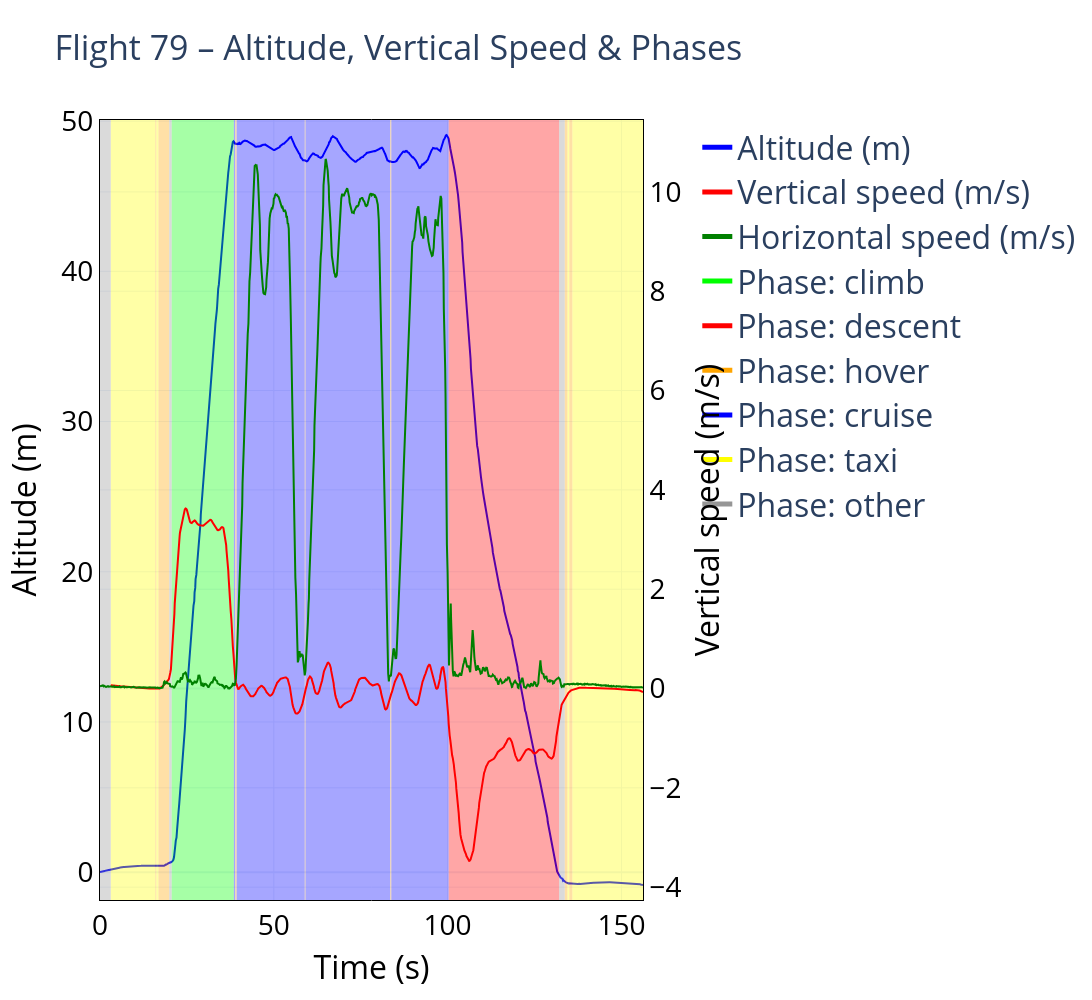

Notebook source saved alongside this figure:
### Markdown cell above
### Visualize different phase of flight with Line graph

### Code cell
flight_id = 79

d = df[df["flight"] == flight_id].copy()

# ------------------ Define colors for phases ------------------
phase_colors = {
    "climb":   "rgba(0,255,0,0.35)",      # light green
    "descent": "rgba(255,0,0,0.35)",      # light red
    "hover":   "rgba(255,165,0,0.35)",    # light orange
    "cruise":  "rgba(0,0,255,0.35)",      # light blue
    "taxi":    "rgba(255,255,0,0.35)",    # light yellow
    "other":   "rgba(150,150,150,0.35)"   # light gray
}

# ------------------ Build customdata for hover ------------------
customdata = np.stack((
    d["altitude_measured"],
    d["vz_from_alt"],
    d["horizontal_speed"],
    d["phase"]
), axis=-1)

fig = plot_flight_altitude_speed(
    d,
    customdata=customdata,
    phase_colors=phase_colors,
    flight_id=flight_id,
    show=True
)

# Layout for size, fonts, margins
fig.update_layout(
    width=2000,
    height=1000,
    font=dict(size=28),
    title_font=dict(size=34),
    legend=dict(font=dict(size=32),itemsizing='constant'),
    margin=dict(l=100, r=100, t=120, b=100)
)

# Darker text for title, axes, legend


# 👉 Make axes lines and tick labels dark, without changing background/grid
fig.update_xaxes(
    title_font=dict(size=32, color="black"),
    tickfont=dict(size=28, color="black"),
    linecolor="black",
    mirror=True
)

fig.update_yaxes(
    title_font=dict(size=32, color="black"),
    tickfont=dict(size=28, color="black"),
    linecolor="black",
    mirror=True
)
for tr in fig.data:
    if isinstance(tr.name, str) and tr.name.startswith("Phase:"):
        tr.showlegend = False

# 2) Define opaque colors just for the legend
legend_phase_colors = {
    "climb":   "rgba(0,255,0,1)",
    "descent": "rgba(255,0,0,1)",
    "hover":   "rgba(255,165,0,1)",
    "cruise":  "rgba(0,0,255,1)",
    "taxi":    "rgba(255,255,0,1)",
    "other":   "rgba(150,150,150,1)",
}

# 3) Add dummy traces that only appear in the legend
for phase, color in legend_phase_colors.items():
    fig.add_trace(
        go.Scatter(
            x=[None], y=[None],          # nothing drawn on the graph
            mode="lines",
            line=dict(color=color, width=8),
            name=f"Phase: {phase}",
            showlegend=True,
        )
    )

# Export for PPT
fig.write_image("phase_segmentation_79_1.svg")
# or:
# fig.write_image("phase_segmentation_79.png", scale=3)
fig.show()

### Figure 1 — Plotly figure (JSON) as saved in the notebook; plotly's stock layout.template omitted (floating-point values rounded to 4 significant figures; data arrays with more than 128 entries replaced by an {"elided": "..."} marker saying what was removed)
{"data": [{"customdata": {"elided": "1043x4 mixed values"}, "hovertemplate": "Time: %{x:.2f} s<br>Altitude: %{customdata[0]:.2f} m<br>Vertical speed: %{customdata[1]:.2f} m/s<br>Horizontal speed: %{customdata[2]:.2f} m/s<br>Phase: %{customdata[3]}<extra></extra>", "line": {"color": "blue", "width": 2}, "mode": "lines", "name": "Altitude (m)", "type": "scatter", "x": {"elided": "1043 float values"}, "y": {"elided": "1043 float values"}}, {"customdata": {"elided": "1043x4 mixed values"}, "hovertemplate": "Time: %{x:.2f} s<br>Altitude: %{customdata[0]:.2f} m<br>Vertical speed: %{customdata[1]:.2f} m/s<br>Horizontal speed: %{customdata[2]:.2f} m/s<br>Phase: %{customdata[3]}<extra></extra>", "line": {"color": "red", "width": 2}, "mode": "lines", "name": "Vertical speed (m/s)", "type": "scatter", "x": {"elided": "1043 float values"}, "y": {"elided": "1043 float values"}, "yaxis": "y2"}, {"customdata": {"elided": "1043x4 mixed values"}, "hovertemplate": "Time: %{x:.2f} s<br>Altitude: %{customdata[0]:.2f} m<br>Vertical speed: %{customdata[1]:.2f} m/s<br>Horizontal speed: %{customdata[2]:.2f} m/s<br>Phase: %{customdata[3]}<extra></extra>", "line": {"color": "green", "width": 2}, "mode": "lines", "name": "Horizontal speed (m/s)", "type": "scatter", "x": {"elided": "1043 float values"}, "y": {"elided": "1043 float values"}, "yaxis": "y2"}, {"fill": "toself", "fillcolor": "rgba(0,255,0,0.35)", "hoverinfo": "skip", "line": {"width": 0}, "mode": "lines", "name": "Phase: climb", "showlegend": false, "type": "scatter", "x": {"elided": "714 float values"}, "y": {"elided": "714 float values"}}, {"fill": "toself", "fillcolor": "rgba(255,0,0,0.35)", "hoverinfo": "skip", "line": {"width": 0}, "mode": "lines", "name": "Phase: descent", "showlegend": false, "type": "scatter", "x": {"elided": "1272 float values"}, "y": {"elided": "1272 float values"}}, {"fill": "toself", "fillcolor": "rgba(255,165,0,0.35)", "hoverinfo": "skip", "line": {"width": 0}, "mode": "lines", "name": "Phase: hover", "showlegend": false, "type": "scatter", "x": {"elided": "234 float values"}, "y": {"elided": "234 float values"}}, {"fill": "toself", "fillcolor": "rgba(0,0,255,0.35)", "hoverinfo": "skip", "line": {"width": 0}, "mode": "lines", "name": "Phase: cruise", "showlegend": false, "type": "scatter", "x": {"elided": "2442 float values"}, "y": {"elided": "2442 float values"}}, {"fill": "toself", "fillcolor": "rgba(255,255,0,0.35)", "hoverinfo": "skip", "line": {"width": 0}, "mode": "lines", "name": "Phase: taxi", "showlegend": false, "type": "scatter", "x": {"elided": "1368 float values"}, "y": {"elided": "1368 float values"}}, {"fill": "toself", "fillcolor": "rgba(150,150,150,0.35)", "hoverinfo": "skip", "line": {"width": 0}, "mode": "lines", "name": "Phase: other", "showlegend": false, "type": "scatter", "x": {"elided": "222 float values"}, "y": {"elided": "222 float values"}}, {"line": {"color": "rgba(0,255,0,1)", "width": 8}, "mode": "lines", "name": "Phase: climb", "showlegend": true, "type": "scatter", "x": [null], "y": [null]}, {"line": {"color": "rgba(255,0,0,1)", "width": 8}, "mode": "lines", "name": "Phase: descent", "showlegend": true, "type": "scatter", "x": [null], "y": [null]}, {"line": {"color": "rgba(255,165,0,1)", "width": 8}, "mode": "lines", "name": "Phase: hover", "showlegend": true, "type": "scatter", "x": [null], "y": [null]}, {"line": {"color": "rgba(0,0,255,1)", "width": 8}, "mode": "lines", "name": "Phase: cruise", "showlegend": true, "type": "scatter", "x": [null], "y": [null]}, {"line": {"color": "rgba(255,255,0,1)", "width": 8}, "mode": "lines", "name": "Phase: taxi", "showlegend": true, "type": "scatter", "x": [null], "y": [null]}, {"line": {"color": "rgba(150,150,150,1)", "width": 8}, "mode": "lines", "name": "Phase: other", "showlegend": true, "type": "scatter", "x": [null], "y": [null]}], "layout": {"font": {"size": 28}, "height": 1000, "legend": {"bgcolor": "rgba(255,255,255,0.7)", "font": {"size": 32}, "itemsizing": "constant", "x": 1.1, "y": 1}, "margin": {"b": 100, "l": 100, "r": 100, "t": 120}, "title": {"font": {"size": 34}, "text": "Flight 79 – Altitude, Vertical Speed & Phases"}, "width": 2000, "xaxis": {"linecolor": "black", "mirror": true, "tickfont": {"color": "black", "size": 28}, "title": {"font": {"color": "black", "size": 32}, "text": "Time (s)"}}, "yaxis": {"linecolor": "black", "mirror": true, "range": [-1.856, 50.08], "tickfont": {"color": "black", "size": 28}, "title": {"font": {"color": "black", "size": 32}, "text": "Altitude (m)"}}, "yaxis2": {"linecolor": "black", "mirror": true, "overlaying": "y", "side": "right", "tickfont": {"color": "black", "size": 28}, "title": {"font": {"color": "black", "size": 32}, "text": "Vertical speed (m/s)"}}}}
